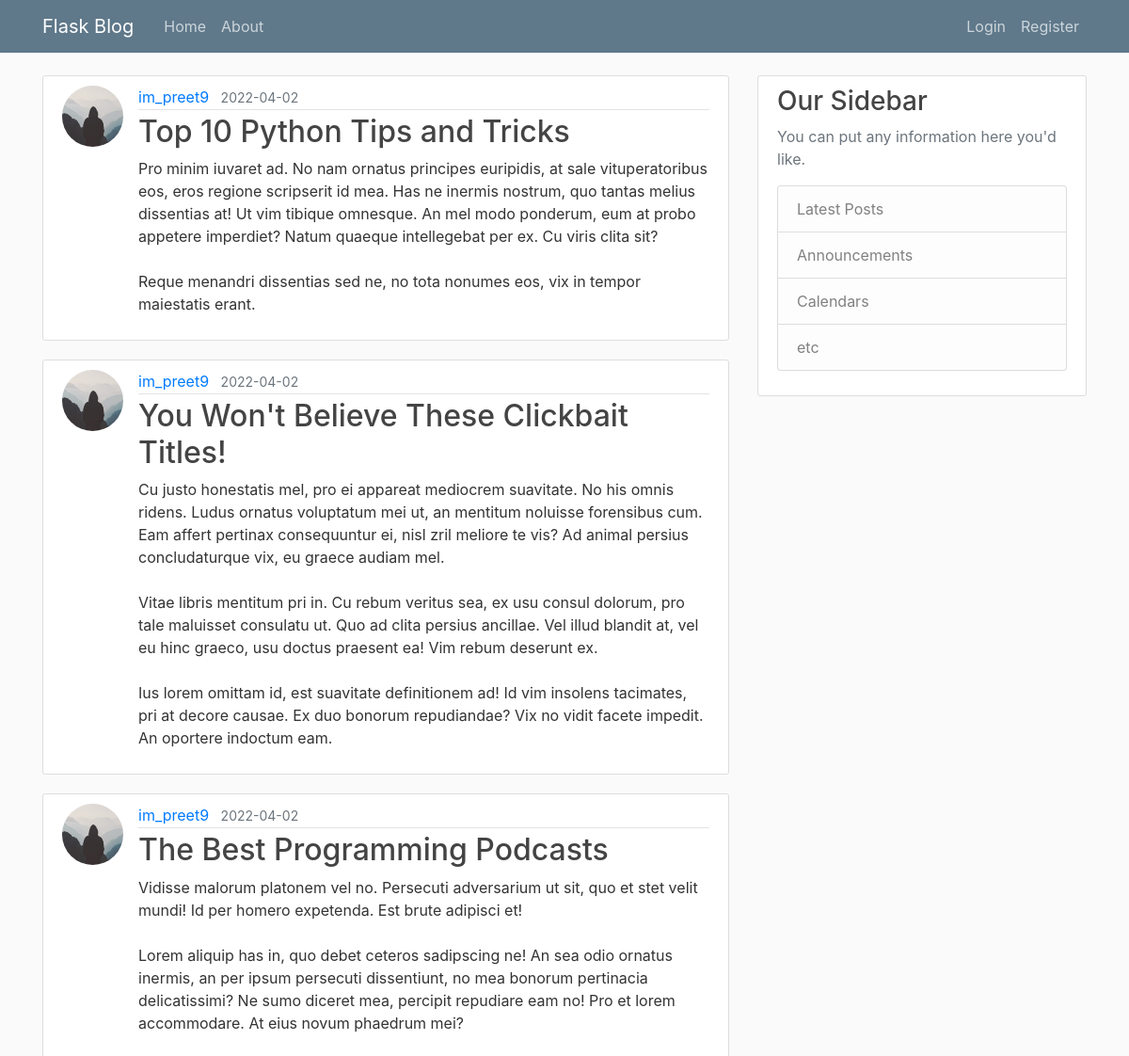
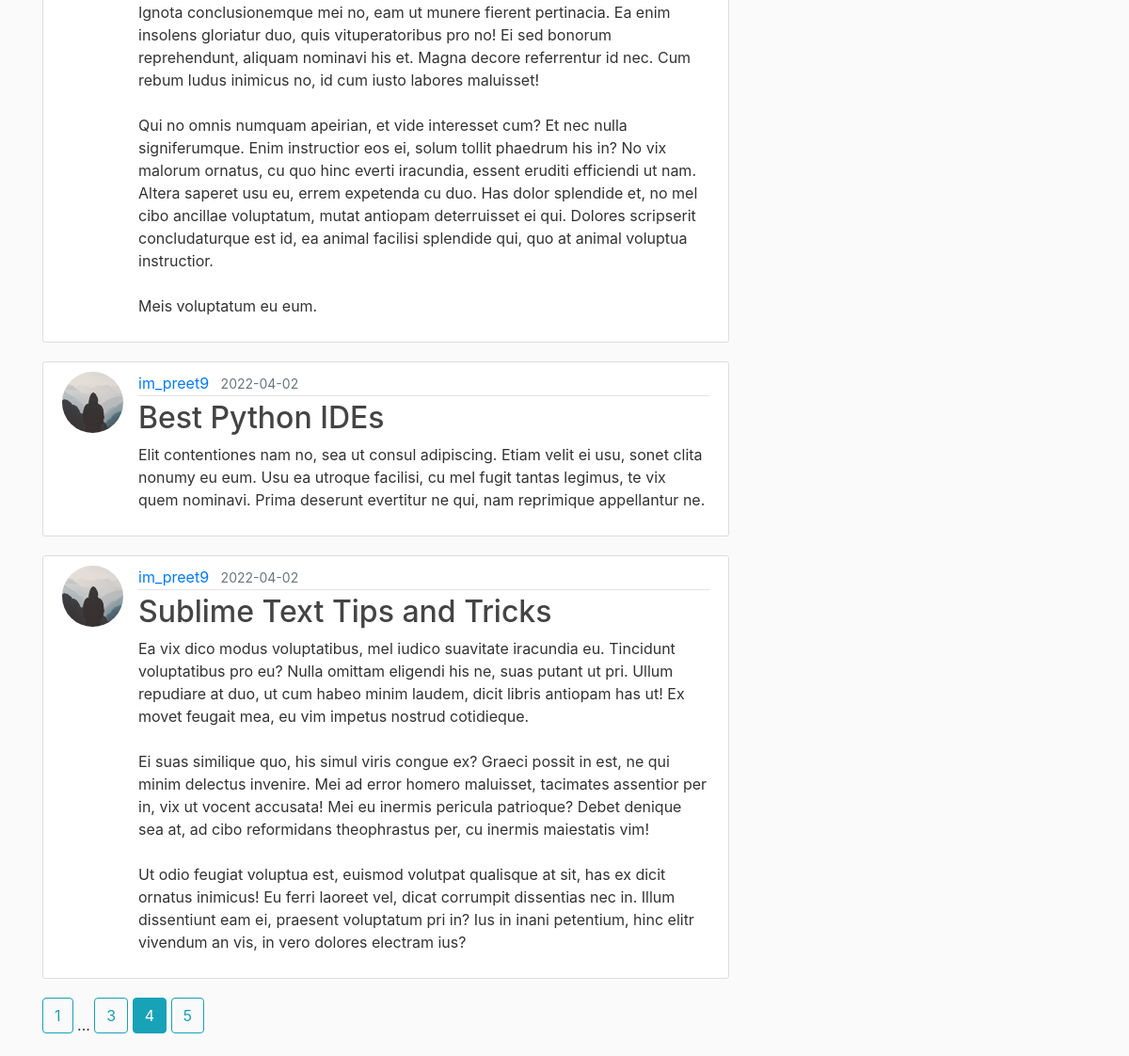
/home?page=4, run on the app's committed database (2 pictures, top to bottom).
### flaskblog/models.py (models this page shows, shortened)
class Post(db.Model):
    id = db.Column(db.Integer, primary_key=True)
    title = db.Column(db.String(100), nullable=False)
    date = db.Column(db.DateTime, nullable=False, default=datetime.utcnow)
    content = db.Column(db.Text, nullable=False)
    user_id = db.Column(db.Integer, db.ForeignKey("user.id"), nullable=False)

class User(db.Model, UserMixin):
    id = db.Column(db.Integer, primary_key=True)
    username = db.Column(db.String(20), unique=True, nullable=False)
    email = db.Column(db.String(120), unique=True, nullable=False)
    img_file = db.Column(db.String(20), nullable=False, default="default.jpeg")
    password = db.Column(db.String(60), nullable=False)
    posts = db.relationship("Post", backref="author", lazy=True)

### flaskblog/main/routes.py (the view)
@main.route("/")
@main.route("/home")
def home():
    page = request.args.get("page", 1, type=int)
    posts = Post.query.order_by(Post.date.desc()).paginate(page=page, per_page=5)
    return render_template("home.html", posts=posts)

### flaskblog/templates/home.html
{% extends "layout.html" %}
{% block content %}
    {% for post in posts.items %}
        <article class="media content-section">
            <img
                    src="{{ url_for('static', filename='profile_pics/' + post.author.img_file) }}"
                    alt="profile picture"
                    class="rounded-circle article-img"
            />
            <div class="media-body">
                <div class="article-metadata">
                    <a class="mr-2"
                       href="{{ url_for("users.user_posts", username=post.author.username) }}">{{ post.author.username }}</a>
                    <small class="text-muted">{{ post.date.strftime("%Y-%m-%d") }}</small>
                </div>
                <h2>
                    <a class="article-title" href="{{ url_for('posts.post', post_id=post.id) }}"
                    >{{ post.title }}</a
                    >
                </h2>
                <p class="article-content">{{ post.content }}</p>
            </div>
        </article>
    {% endfor %}
    {% for page_num in posts.iter_pages(left_edge=1, right_edge=1, left_current=1, right_current=2) %}
        {% if page_num %}
            {% if posts.page == page_num %}
                <a class="btn btn-info mb-4" href="{{ url_for('main.home', page=page_num) }}">{{ page_num }}</a>
            {% else %}
                <a class="btn btn-outline-info mb-4" href="{{ url_for('main.home', page=page_num) }}">{{ page_num }}</a>
            {% endif %}
        {% else %}
            ...
        {% endif %}
    {% endfor %}
{% endblock content %}

### flaskblog/static/main.css (style rules this page uses)
body { background: #fafafa; color: #333333; margin-top: 5rem; }
h1, h2, h3, h4, h5, h6 { color: #444444; }
.content-section { background: #ffffff; padding: 10px 20px; border: 1px solid #dddddd; border-radius: 3px; margin-bottom: 20px; }
.article-title { color: #444444; }
.article-content { white-space: pre-line; }
.article-img { height: 65px; width: 65px; margin-right: 16px; }
.article-metadata { padding-bottom: 1px; margin-bottom: 4px; border-bottom: 1px solid #e3e3e3; }

### data on the page
Post: img_file (placeholder picture), author.username "im_preet9", date "2022-04-02", title "Top 10 Python Tips and Tricks", content "Pro minim iuvaret ad. No nam ornatus principes euripidis, at sale vituperatoribus eos, eros regione scripserit id mea. Has ne inermis nostrum, quo tantas melius dissentias at! Ut vim tibique omnesque. An mel modo ponderum, eum at probo appetere imperdiet? Natum quaeque intellegebat per ex. Cu viris clita sit? Reque menandri dissentias sed ne, no tota nonumes eos, vix in tempor maiestatis erant."
Post: img_file (placeholder picture), author.username "im_preet9", date "2022-04-02", title "You Won't Believe These Clickbait Titles!", content "Cu justo honestatis mel, pro ei appareat mediocrem suavitate. No his omnis ridens. Ludus ornatus voluptatum mei ut, an mentitum noluisse forensibus cum. Eam affert pertinax consequuntur ei, nisl zril meliore te vis? Ad animal persius concludaturque vix, eu graece audiam mel. Vitae libris mentitum pri in. Cu rebum veritus sea, ex usu consul dolorum, pro tale maluisset consulatu ut. Quo ad clita persius ancillae. Vel illud blandit at, vel eu hinc graeco, usu doctus praesent ea! Vim rebum deserunt ex. Ius lorem omittam id, est suavitate definitionem ad! Id vim insolens tacimates, pri at decore causae. Ex duo bonorum repudiandae? Vix no vidit facete impedit. An oportere indoctum eam."
Post: img_file (placeholder picture), author.username "im_preet9", date "2022-04-02", title "The Best Programming Podcasts", content "Vidisse malorum platonem vel no. Persecuti adversarium ut sit, quo et stet velit mundi! Id per homero expetenda. Est brute adipisci et! Lorem aliquip has in, quo debet ceteros sadipscing ne! An sea odio ornatus inermis, an per ipsum persecuti dissentiunt, no mea bonorum pertinacia delicatissimi? Ne sumo diceret mea, percipit repudiare eam no! Pro et lorem accommodare. At eius novum phaedrum mei? Ignota conclusionemque mei no, eam ut munere fierent pertinacia. Ea enim insolens gloriatur duo, quis vituperatoribus pro no! Ei sed bonorum reprehendunt, aliquam nominavi his et. Magna decore referrentur id nec. Cum rebum ludus inimicus no, id cum iusto labores maluisset! Qui no omnis numquam…"
Post: img_file (placeholder picture), author.username "im_preet9", date "2022-04-02", title "Best Python IDEs", content "Elit contentiones nam no, sea ut consul adipiscing. Etiam velit ei usu, sonet clita nonumy eu eum. Usu ea utroque facilisi, cu mel fugit tantas legimus, te vix quem nominavi. Prima deserunt evertitur ne qui, nam reprimique appellantur ne."
Post: img_file (placeholder picture), author.username "im_preet9", date "2022-04-02", title "Sublime Text Tips and Tricks", content "Ea vix dico modus voluptatibus, mel iudico suavitate iracundia eu. Tincidunt voluptatibus pro eu? Nulla omittam eligendi his ne, suas putant ut pri. Ullum repudiare at duo, ut cum habeo minim laudem, dicit libris antiopam has ut! Ex movet feugait mea, eu vim impetus nostrud cotidieque. Ei suas similique quo, his simul viris congue ex? Graeci possit in est, ne qui minim delectus invenire. Mei ad error homero maluisset, tacimates assentior per in, vix ut vocent accusata! Mei eu inermis pericula patrioque? Debet denique sea at, ad cibo reformidans theophrastus per, cu inermis maiestatis vim! Ut odio feugiat voluptua est, euismod volutpat qualisque at sit, has ex dicit ornatus inimicus! Eu…"

### other printed values
{{ page_num }} "1" "3" "5"
{{ page_num }} "4"
